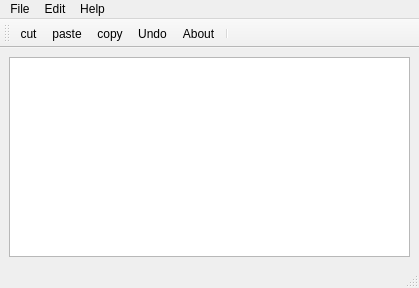
<?xml version="1.0" encoding="UTF-8"?>
<ui version="4.0">
 <class>MainWindow</class>
 <widget class="QMainWindow" name="MainWindow">
  <property name="geometry">
   <rect>
    <x>0</x>
    <y>0</y>
    <width>419</width>
    <height>288</height>
   </rect>
  </property>
  <property name="windowTitle">
   <string>MainWindow</string>
  </property>
  <widget class="QWidget" name="centralwidget">
   <layout class="QVBoxLayout" name="verticalLayout">
    <item>
     <widget class="QTextEdit" name="textEdit"/>
    </item>
   </layout>
  </widget>
  <widget class="QMenuBar" name="menubar">
   <property name="geometry">
    <rect>
     <x>0</x>
     <y>0</y>
     <width>419</width>
     <height>22</height>
    </rect>
   </property>
   <widget class="QMenu" name="menuFile">
    <property name="title">
     <string>File</string>
    </property>
    <addaction name="actionQuit"/>
   </widget>
   <widget class="QMenu" name="menuEdit">
    <property name="title">
     <string>Edit</string>
    </property>
    <addaction name="actioncopy"/>
    <addaction name="actioncut"/>
    <addaction name="actionpaste"/>
    <addaction name="actionUndo"/>
    <addaction name="actionRedo"/>
   </widget>
   <widget class="QMenu" name="menuHelp">
    <property name="title">
     <string>Help</string>
    </property>
    <addaction name="actionAbout"/>
   </widget>
   <addaction name="menuFile"/>
   <addaction name="menuEdit"/>
   <addaction name="menuHelp"/>
  </widget>
  <widget class="QStatusBar" name="statusbar"/>
  <widget class="QToolBar" name="toolBar">
   <property name="windowTitle">
    <string>toolBar</string>
   </property>
   <attribute name="toolBarArea">
    <enum>TopToolBarArea</enum>
   </attribute>
   <attribute name="toolBarBreak">
    <bool>false</bool>
   </attribute>
   <addaction name="actioncut"/>
   <addaction name="actionpaste"/>
   <addaction name="actioncopy"/>
   <addaction name="actionUndo"/>
   <addaction name="actionAbout"/>
   <addaction name="separator"/>
  </widget>
  <action name="actioncopy">
   <property name="icon">
    <iconset>
     <normaloff>../../../../Downloads/copy-two-paper-sheets-interface-symbol.png</normaloff>../../../../Downloads/copy-two-paper-sheets-interface-symbol.png</iconset>
   </property>
   <property name="text">
    <string>copy</string>
   </property>
  </action>
  <action name="actioncut">
   <property name="icon">
    <iconset>
     <normaloff>../../../../Downloads/cut.png</normaloff>../../../../Downloads/cut.png</iconset>
   </property>
   <property name="text">
    <string>cut</string>
   </property>
  </action>
  <action name="actionpaste">
   <property name="icon">
    <iconset>
     <normaloff>../../../../Downloads/paste.png</normaloff>../../../../Downloads/paste.png</iconset>
   </property>
   <property name="text">
    <string>paste</string>
   </property>
  </action>
  <action name="actionUndo">
   <property name="icon">
    <iconset>
     <normaloff>../../../../Downloads/undo.png</normaloff>../../../../Downloads/undo.png</iconset>
   </property>
   <property name="text">
    <string>Undo</string>
   </property>
  </action>
  <action name="actionAbout">
   <property name="icon">
    <iconset>
     <normaloff>../../../../Downloads/redo (1).png</normaloff>../../../../Downloads/redo (1).png</iconset>
   </property>
   <property name="text">
    <string>About</string>
   </property>
  </action>
  <action name="actionQuit">
   <property name="text">
    <string>Quit</string>
   </property>
  </action>
  <action name="actionRedo">
   <property name="icon">
    <iconset>
     <normaloff>../../../../Downloads/redo (1).png</normaloff>../../../../Downloads/redo (1).png</iconset>
   </property>
   <property name="text">
    <string>Redo</string>
   </property>
  </action>
 </widget>
 <resources/>
 <connections/>
</ui>
